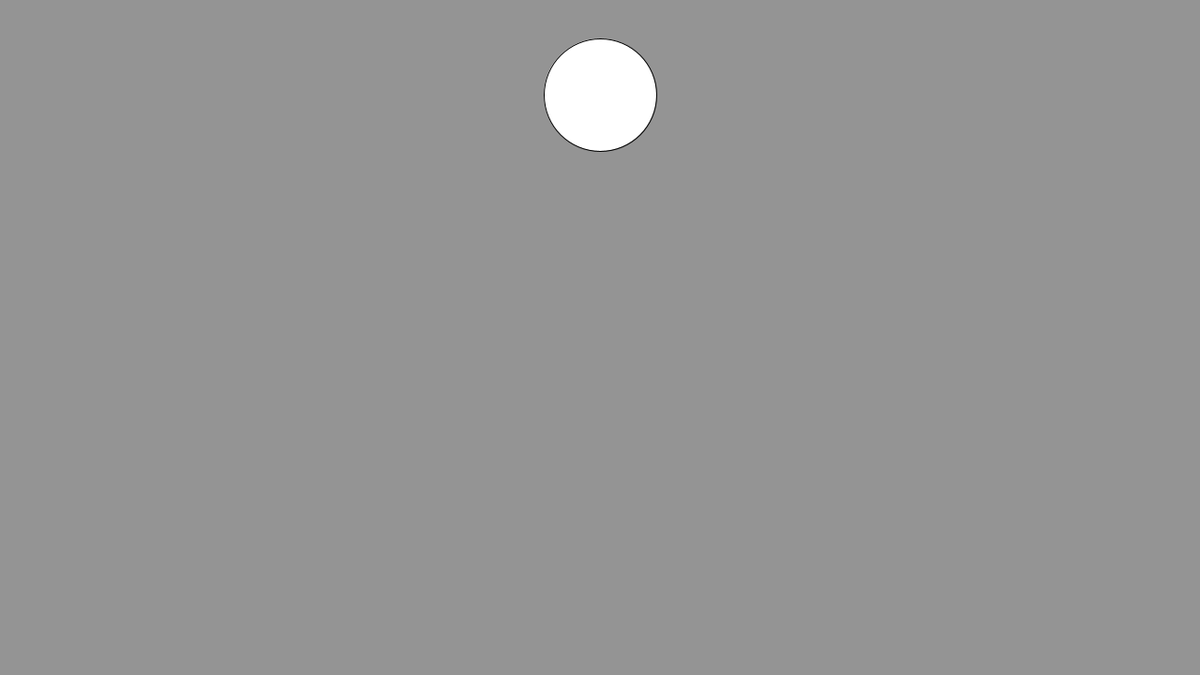
Frame 1 (no input)
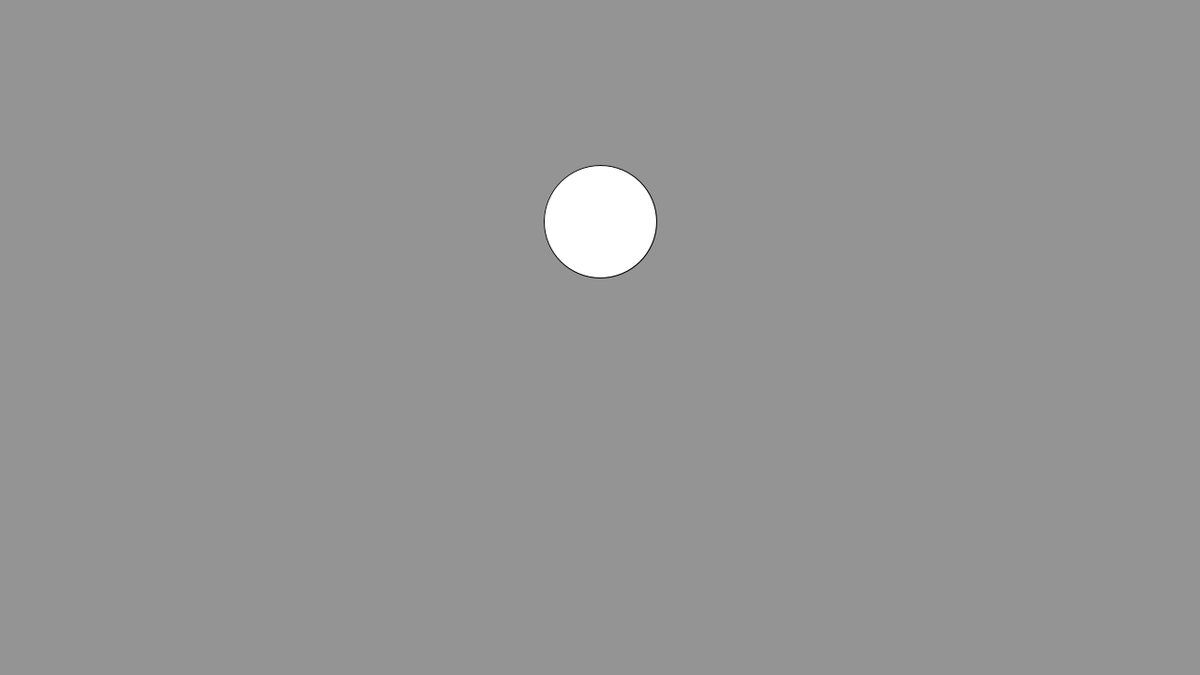
Frame 60 (the mouse pressed at the canvas centre just before this capture)
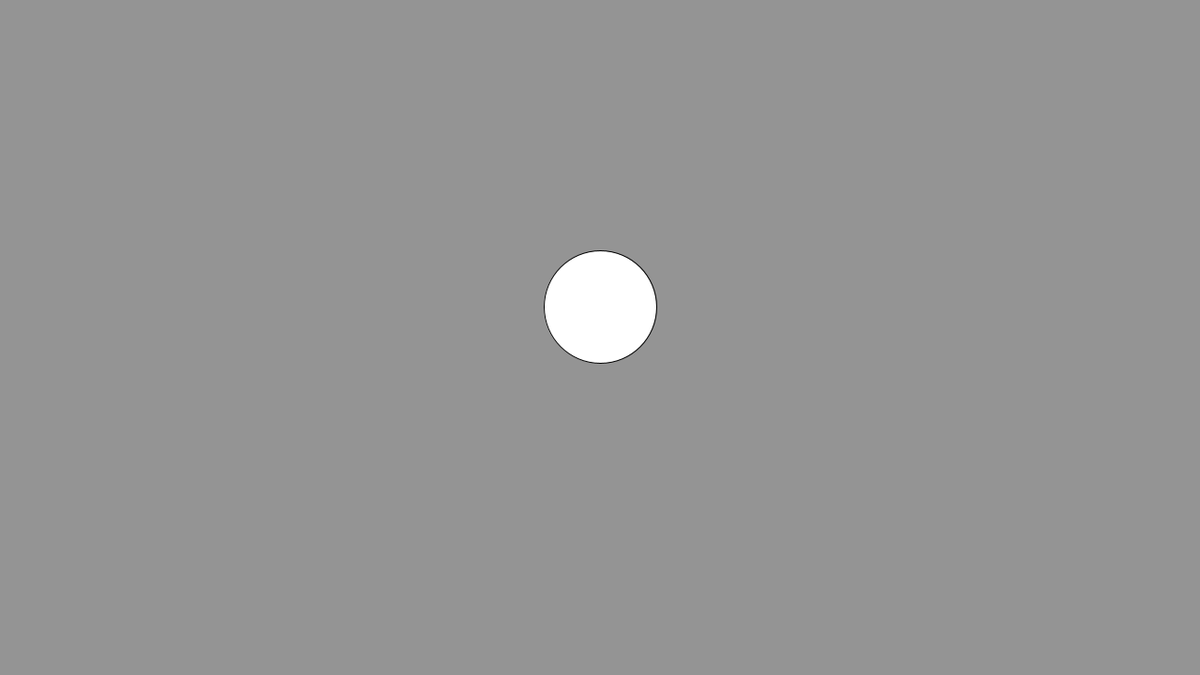
Frame 120 (the mouse held since frame 60 and released just before this capture)

The Processing sketch that drew these frames (run headless with seeded random() and noise(); from frame 60 on, the mouse is pressed at the canvas centre):

// Processing sketch: sketch_14_Bouncing_Ball_of_Gravity
// ── sketch_14_Bouncing_Ball_of_Gravity.pde
PVector position;
PVector velocity;
//PVector acceleration;
PVector g = new PVector(0, 1); // gravity just have vertical direction
float raidus = 60;

void setup() {
  size(1280, 720);
  
  position = new PVector(width/2, 100);
  velocity = new PVector(0, 0); // v0 = 0
  //acceleration = new PVector(0, 0);
}

void draw() {
  background(148);
  
  velocity.add(g); // V = v0 + at.  t : frame
  position.add(velocity); // X = x0 + vt.
  //acceleration.mult(0); // = no acceleration.
  
  // Bouncing : just deal with vertical direction cause of gravity
  if (position.y+raidus > height || position.y-raidus < 0) { // Boundary
    velocity.y *= -0.9; // Bouncing degree
    position.y = height - raidus; // limit lower position
  }
  
  ellipse(position.x, position.y, raidus*2, raidus*2);
}
